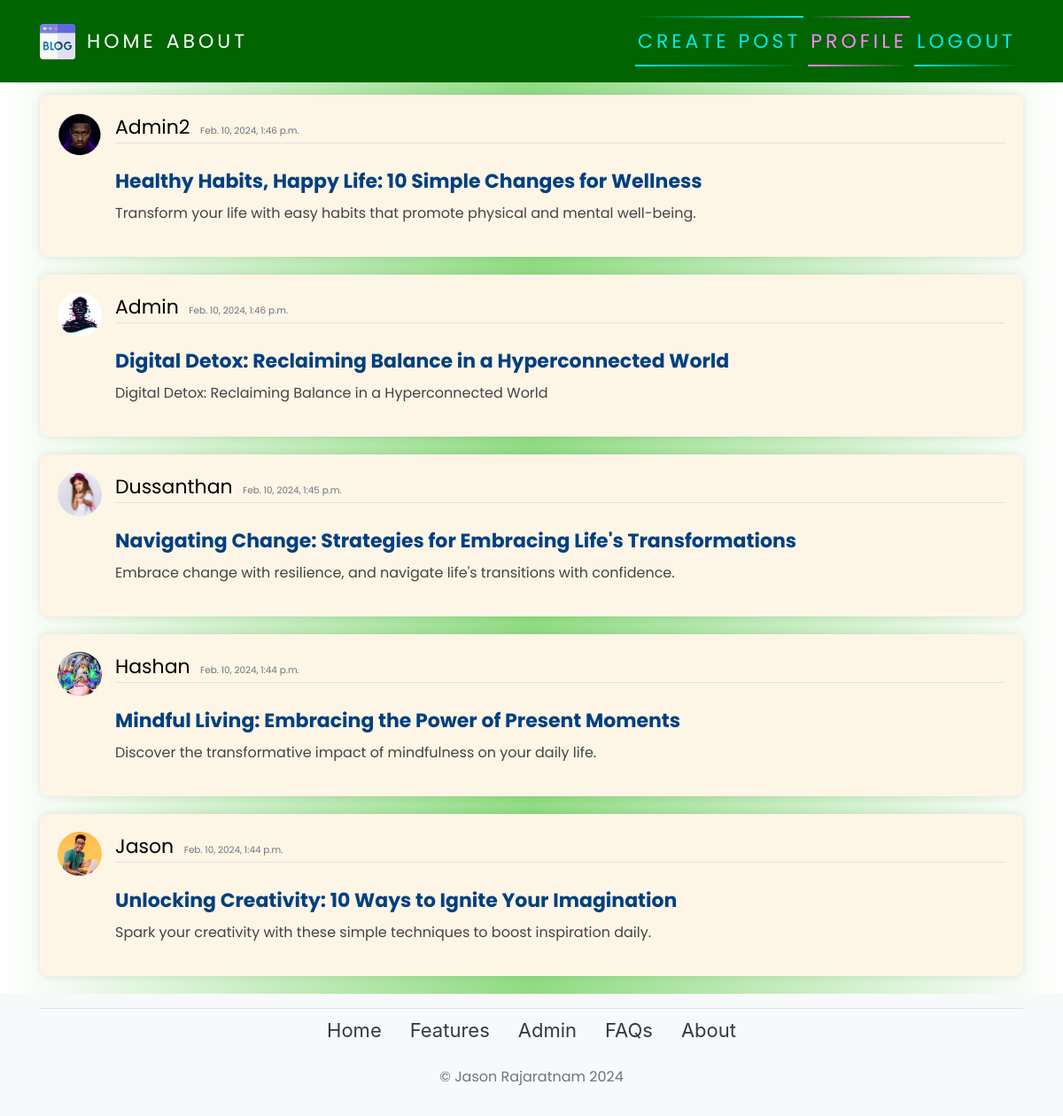
Screenshot of / (signed in) with the database file from the repository.
### blog/models.py (models this page shows, shortened)
class Post(models.Model):
    title = models.CharField(max_length=200)
    content = models.TextField()
    date_posted = models.DateTimeField(default=timezone.now)
    author = models.ForeignKey(User, on_delete=models.CASCADE)

### users/models.py (models this page shows, shortened)
class Profile(models.Model):
    user = models.OneToOneField(User, on_delete=models.CASCADE)
    image = models.ImageField(default='default.jpg', upload_to='profile_pics')

### blog/views.py (the view)
# urls.py: path('', PostListView.as_view(), name="blog-home"),
class PostListView(LoginRequiredMixin, ListView):
    model = Post
    template_name = 'blog/home.html'
    context_object_name = 'posts'
    ordering = ["-date_posted"]

### blog/templates/blog/home.html (shortened to what this page needs)
{% extends 'blog/base.html' %}
{% block content %}
{% for post in posts %}
    <article class="media content-section">
        <img class="rounded-circle article-img" src="{{ post.author.profile.image.url }}" alt="">
        <div class="media-body">
            <div class="article-metadata">
                <a class="mr-2" href="#">{{ post.author }}</a>
                <small class="text-muted">{{ post.date_posted }}</small>
            </div>
            <h2><a class="article-title" href="{% url 'blog-detail' post.id %}"><strong>{{ post.title }}</strong></a></h2>
            <p class="article-content">{{ post.content }}</p>
        </div>
        <br>
    </article>
{% endfor %}
{% endblock content %}

### blog/templates/blog/base.html (shortened to what this page needs)
{% load static %}
<!DOCTYPE html>
<html lang="en">
<head>
    <link rel="stylesheet" href="https://maxcdn.bootstrapcdn.com/bootstrap/4.0.0/css/bootstrap.min.css">
    <link rel="stylesheet" href="{% static 'blog/main.css' %}">
</head>
<body style="background: linear-gradient(to right, #FFFFFF, #8FDB82, #FFFFFF); background-color: #F0F0F0;">
    <header class="site-header">
    <nav class="navbar navbar-expand-md navbar-dark bg-gradient-green fixed-top">
        <div class="container">
          <div class="collapse navbar-collapse" id="navbarToggle">
            <div class="navbar-nav mr-auto">
                {% if user.is_authenticated %}
              <a class="nav-item nav-link" href="{% url 'blog-home' %}" id="auth-links">HOME</a>
              <a class="nav-item nav-link" href="{% url 'blog-about' %}" id="auth-links">ABOUT</a>
            </div>
            <div class="navbar-nav">
                <a href="{% url 'blog-new' %}" id="auth-links" >
                <span></span>
                <span></span>
                Create Post
            </a>
                <a href="{% url 'profile' %}" id="auth-links">
                <span></span>
                <span></span>
                Profile
            </a>
                 <a href="logout.html" onclick="event.preventDefault(); document.getElementById('logout-form').submit();" id="auth-links">
                <span></span>
                Logout
            </a>
                {% endif %}
            </div>
          </div>
        </div>
      </nav>
    </header>
    <main role="main" class="container mt-4">
    <div class="row">
        <div class="col-md-12">
        </div>
        <div class="col-md-12">
            {% block content %}{% endblock %}
        </div>
    </div>
</main>
<footer class="site-footer bg-light py-3">
    <div class="container">
        <ul class="nav justify-content-center border-top">
            <li class="nav-item"><a href="#" class="nav-link text-dark">Home</a></li>
            <li class="nav-item"><a href="#" class="nav-link text-dark">Features</a></li>
            <li class="nav-item"><a href="admin/" class="nav-link text-dark">Admin</a></li>
            <li class="nav-item"><a href="#" class="nav-link text-dark">FAQs</a></li>
            <li class="nav-item"><a href="#" class="nav-link text-dark">About</a></li>
        </ul>
        <p class="text-center text-muted mt-3">&copy; Jason Rajaratnam 2024</p>
    </div>
</footer>
</body>
</html>

### blog/static/blog/main.css (style rules this page uses)
.site-header { background-color: #006400 !important; padding: 1px 0; }
body { background-color: rgb(56, 56, 56); margin-top: 5rem; background-size: contain; background-repeat: no-repeat; }
h1, h2, h3, h4, h5, h6, p { color: #444444; font-family: 'Poppins', sans-serif; }
ul { margin: 0; }
.site-header .navbar-nav .nav-link { color: #cbd5db; }
.content-section { background: #ffffff; padding: 10px 20px; border-radius: 10px; margin-bottom: 20px; }
.article-title { color: #444444; }
.article-content { white-space: pre-line; }
.article-img { height: 65px; width: 65px; margin-right: 16px; }
.article-metadata { font-family: 'Poppins', sans-serif; padding-bottom: 1px; margin-bottom: 4px; font-size: 13px; border-bottom: 1px solid #e3e3e3 }
svg { width: 50px; height: 50px; }
#auth-links { font-family: 'Poppins', sans-serif; position: relative; display: inline-block; padding: 12px 3px; margin: 10px 0; color: #03e9f4; text-decoration: none; text-transform: uppercase; transition: 0.5s; letter-spacing: 4px; overflow: hidden; margin-right: 5px; }
#auth-links:nth-child(2) { filter: hue-rotate(110deg); }
#auth-links span { position: absolute; display: block; }
#auth-links span:nth-child(1) { top: 0; left: 0; width: 100%; height: 2px; background: linear-gradient(90deg,transparent,#03e9f4); animation: animate1 1s linear infinite; }
#auth-links span:nth-child(3) { bottom: 0; right: 0; width: 100%; height: 2px; background: linear-gradient(270deg,transparent,#03e9f4); animation: animate3 1s linear infinite; animation-delay: 0.50s; }
a { text-decoration: none; font-size: 22px; color: black; }

### blog/templates/blog/base.html (style rules this page uses)
.site-header { background-color: #006400 !important; padding: 1px 0; }
.navbar-nav a.nav-link { color: #fff !important; margin-right: 15px; }
.navbar { background-color: #006400 !important; }
.site-header { background-color: #008000 !important; padding: 1px 0; }

### blog/templates/blog/home.html (style rules this page uses)
body { background-color: #007bff; color: #343a40; }
.article-img { width: 50px; height: 50px; object-fit: cover; margin-right: 15px; }
.content-section { background-color: #fdf5e6; margin-bottom: 20px; padding: 20px; border-radius: 10px; box-shadow: 0 0 10px rgba(0, 0, 0, 0.1); }
.article-metadata { margin-bottom: 20px; }
.article-title { color: #004080; }
.article-content { line-height: 1.6; }

### rows the page displays
Post: author.profile.image (picture), author "Admin2", date_posted "Feb. 10, 2024, 1:46 p.m.", title "Healthy Habits, Happy Life: 10 Simple Changes for Wellness", content "Transform your life with easy habits that promote physical and mental well-being."
Post: author.profile.image (placeholder picture), author "Admin", date_posted "Feb. 10, 2024, 1:46 p.m.", title "Digital Detox: Reclaiming Balance in a Hyperconnected World", content "Digital Detox: Reclaiming Balance in a Hyperconnected World"
Post: author.profile.image (picture), author "Dussanthan", date_posted "Feb. 10, 2024, 1:45 p.m.", title "Navigating Change: Strategies for Embracing Life's Transformations", content "Embrace change with resilience, and navigate life's transitions with confidence."
Post: author.profile.image (picture), author "Hashan", date_posted "Feb. 10, 2024, 1:44 p.m.", title "Mindful Living: Embracing the Power of Present Moments", content "Discover the transformative impact of mindfulness on your daily life."
Post: author.profile.image (picture), author "Jason", date_posted "Feb. 10, 2024, 1:44 p.m.", title "Unlocking Creativity: 10 Ways to Ignite Your Imagination", content "Spark your creativity with these simple techniques to boost inspiration daily."
